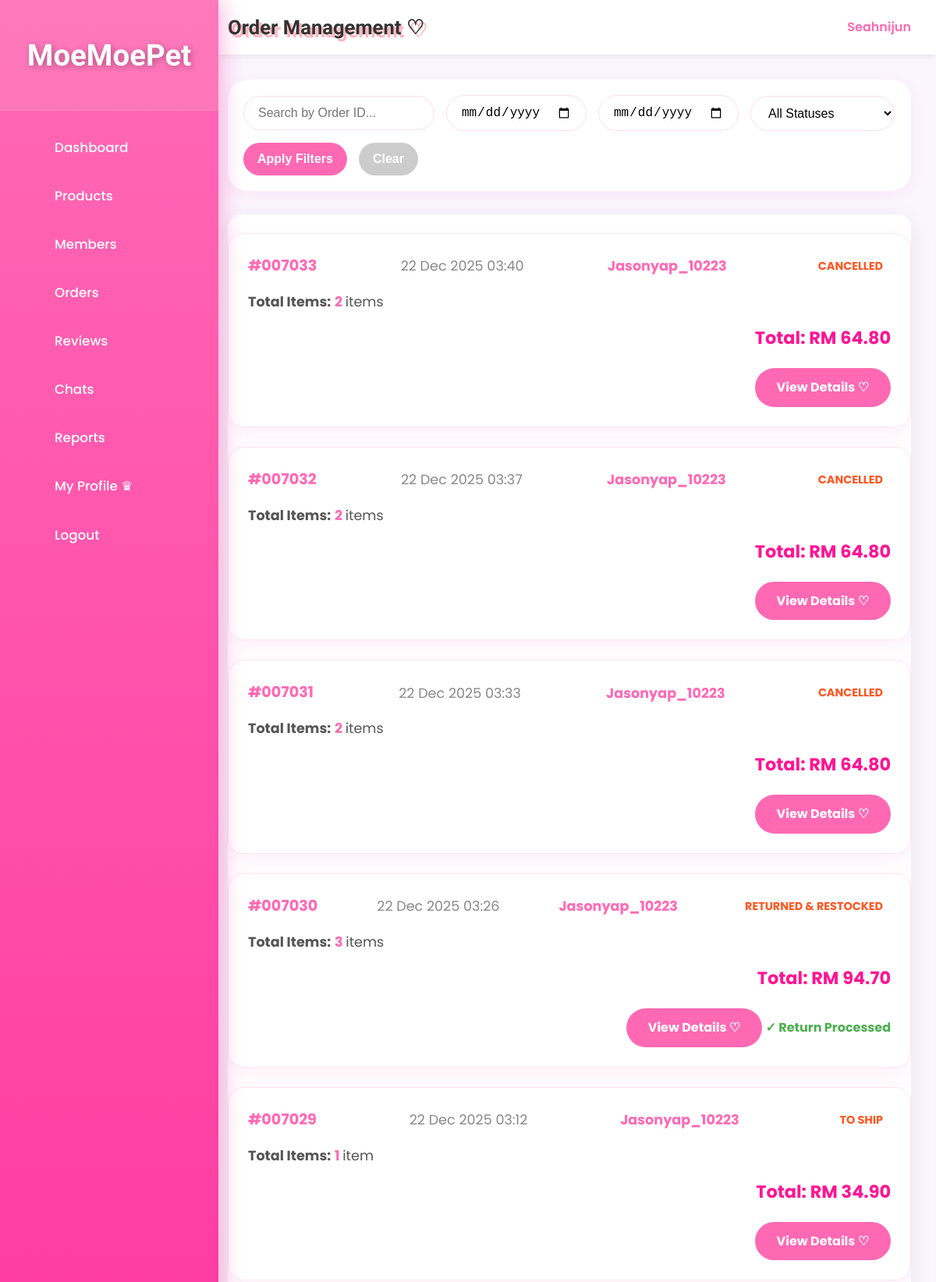
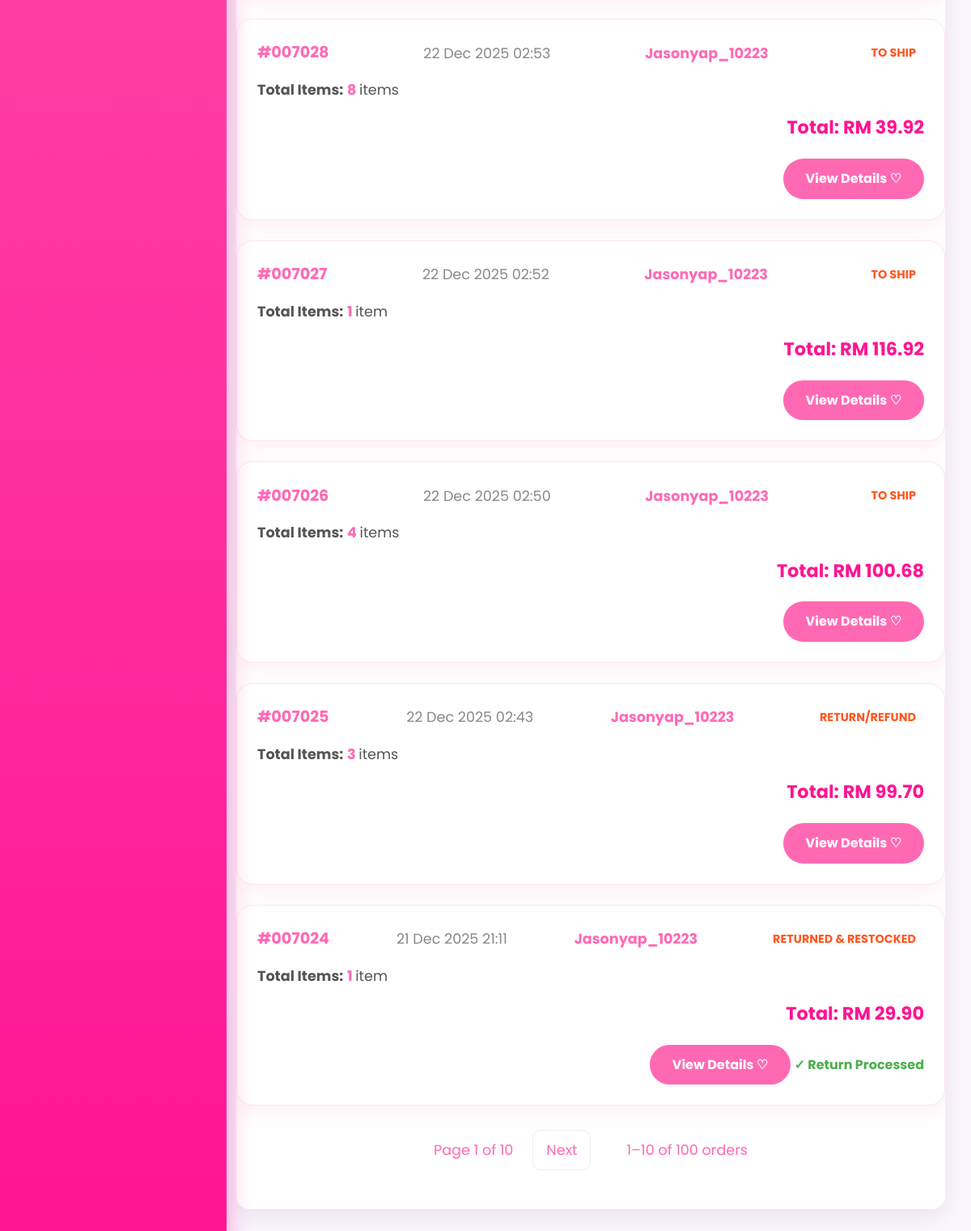
Page /admin/order_list.php (signed in) on the earlier database version (2 pictures, top to bottom).
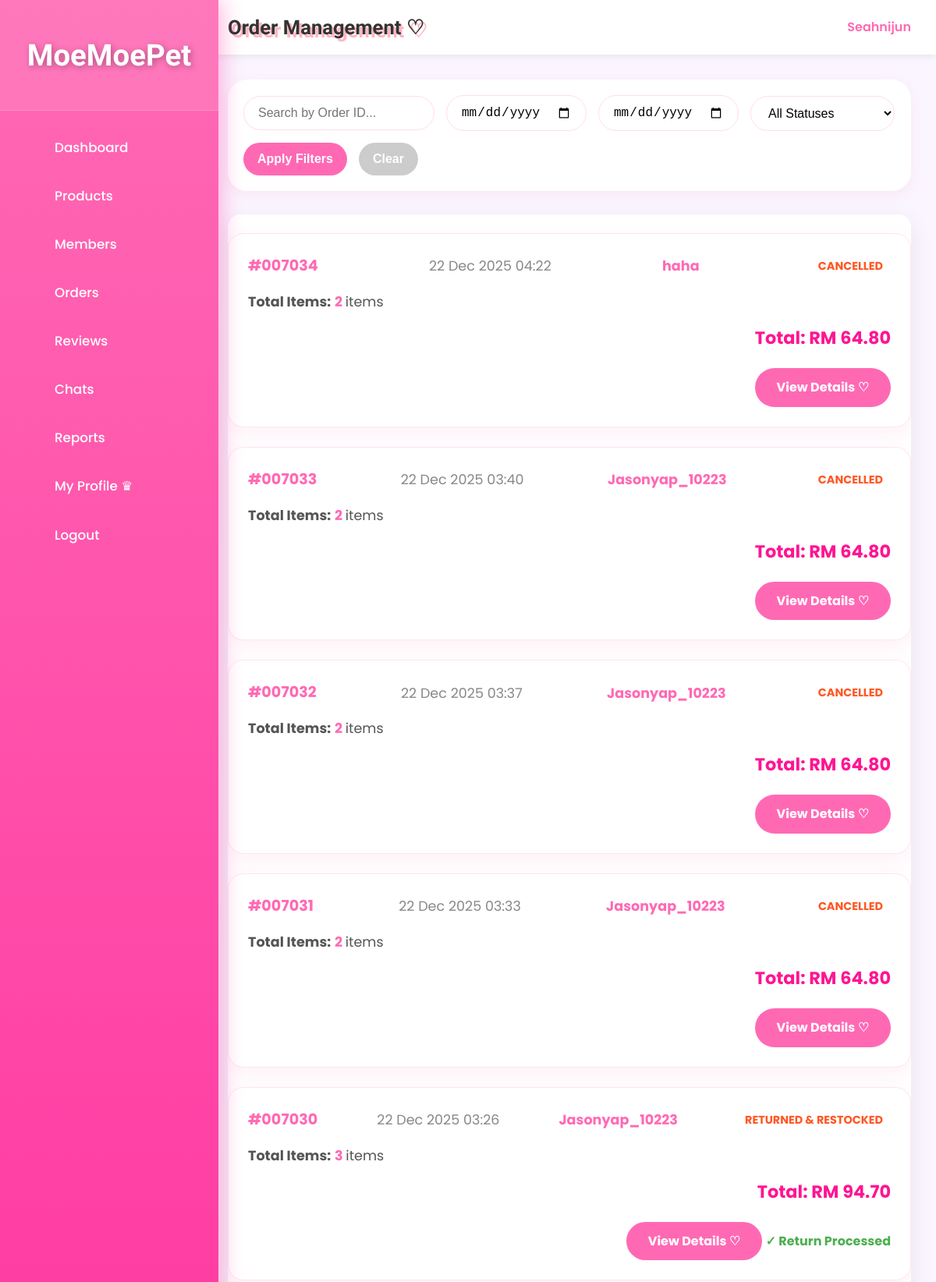
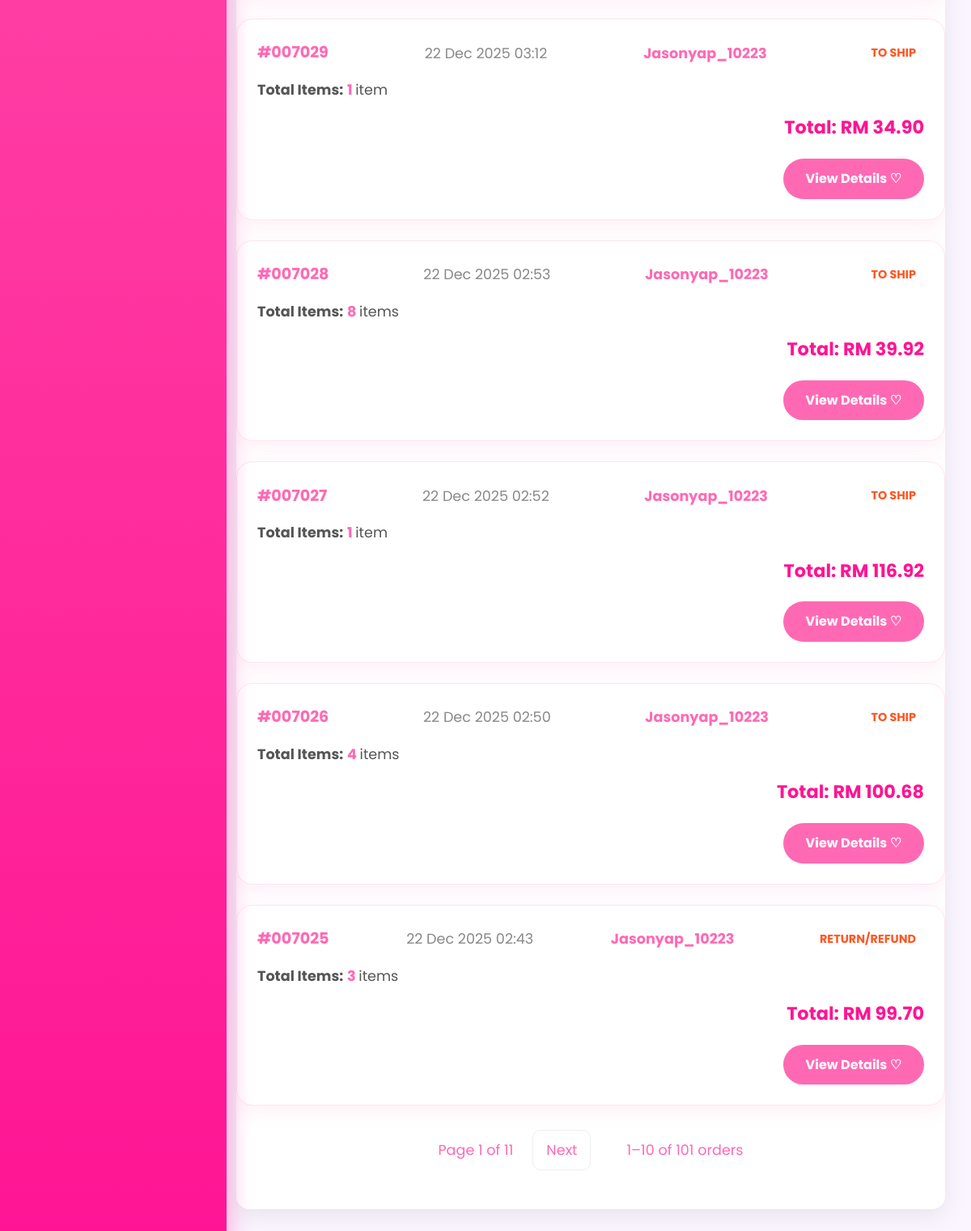
Same page on the later database version (2 pictures, top to bottom).
### tables this page shows
CREATE TABLE `orders` (
  `order_id` int(11) NOT NULL,
  `user_id` int(11) NOT NULL,
  `shipping_address` text DEFAULT NULL,
  `recipient_name` varchar(100) NOT NULL,
  `recipient_phone` varchar(20) NOT NULL,
  `total_amount` decimal(10,2) NOT NULL,
  `shipping_fee` decimal(10,2) DEFAULT 0.00,
  `shipping_region` varchar(20) DEFAULT NULL,
  `payment_method` varchar(50) DEFAULT NULL,
  `card_last4` varchar(4) DEFAULT NULL,
  `qr_code` text DEFAULT NULL,
  `qr_generated_at` datetime DEFAULT NULL,
  `order_date` datetime NOT NULL DEFAULT current_timestamp(),
  `order_status` varchar(50) DEFAULT 'Pending Payment',
  `status` enum('Pending Payment','To Ship','Shipped','Completed','Cancelled','Return/Refund') NOT NULL DEFAULT 'Pending Payment',
  `return_reason` varchar(255) DEFAULT NULL,
  `voucher_code` varchar(50) DEFAULT NULL,
  `discount_amount` decimal(10,2) DEFAULT 0.00
);

CREATE TABLE `users` (
  `id` int(11) NOT NULL,
  `username` varchar(50) NOT NULL,
  `email` varchar(100) NOT NULL,
  `phone` varchar(20) NOT NULL,
  `home_address` varchar(255) NOT NULL,
  `password` varchar(255) NOT NULL,
  `reset_token` varchar(255) DEFAULT NULL,
  `reset_token_expiry` datetime DEFAULT NULL,
  `role` enum('member','admin') NOT NULL DEFAULT 'member',
  `created_at` datetime DEFAULT current_timestamp(),
  `profile_pic` varchar(255) DEFAULT NULL,
  `locked` tinyint(1) DEFAULT 0,
  `lock_reason` varchar(255) DEFAULT NULL,
  `locked_at` datetime DEFAULT NULL
);

### _base.php (called while the page is built, shortened)
<?php
function encode($value) {
    return htmlentities($value);
}
?>

### admin/order_list.php (the view, shortened to what this page needs)
    <?php
    require '../_base.php';
    $page = max(1, (int)($_GET['page'] ?? 1));
    $limit = (int)($_GET['limit'] ?? 10);
    $offset = ($page - 1) * $limit;
    $search_id = trim($_GET['search_id'] ?? '');
    $date_from = $_GET['date_from'] ?? '';
    $date_to = $_GET['date_to'] ?? '';
    $status_filter = $_GET['status'] ?? 'all';
    $where = '';
    $params = [];
    $count_stmt = $_db->prepare("SELECT COUNT(*) FROM orders o WHERE 1 $where");
    $count_stmt->execute($params);
    $total = $count_stmt->fetchColumn();
    $total_pages = max(1, ceil($total / $limit));
$sql = "
    SELECT o.*, u.username,
        COALESCE(SUM(oi.quantity), 0) AS total_quantity
    FROM orders o
    JOIN users u ON o.user_id = u.id
    LEFT JOIN order_items oi ON o.order_id = oi.order_id
    WHERE 1 $where
    GROUP BY o.order_id
    ORDER BY o.order_date DESC
    LIMIT $limit OFFSET $offset
";
$stmt = $_db->prepare($sql);
$stmt->execute($params);
$orders = $stmt->fetchAll();
    $status_options = [
        'all' => 'All Statuses',
        'Pending Payment' => 'Pending Payment',
        'To Ship' => 'To Ship',
        'Shipped' => 'Shipped',
        'Completed' => 'Completed',
        'Cancelled' => 'Cancelled',
        'Return/Refund' => 'Return/Refund'
    ];
    ?>
    <!DOCTYPE html>
    <html lang="en">
    <head>
        <link rel="stylesheet" href="/css/app.css">
    </head>
    <body>
    <div class="admin-layout">
        <aside class="admin-sidebar">
            <div class="logo"><h2>MoeMoePet</h2></div>
        <ul>
            <li><a href="/admin.php"><i class="fas fa-tachometer-alt"></i> Dashboard</a></li>
            <li><a href="/admin/product_list.php"><i class="fas fa-box"></i> Products</a></li>
            <li><a href="/admin/member_list.php"><i class="fas fa-users"></i> Members</a></li>
            <li><a href="/admin/order_list.php"><i class="fas fa-shopping-cart"></i> Orders</a></li>
            <li><a href="/admin/review_list.php"><i class="fas fa-star"></i> Reviews</a></li>
            <li><a href="/admin/chat_list.php"><i class="fas fa-comments"></i> Chats</a></li>
            <li><a href="/admin/report.php"><i class="fas fa-chart-bar"></i> Reports</a></li>
            <li><a href="/admin/profile.php"><i class="fas fa-user-cog"></i> My Profile ♛</a></li>
            <li><a href="/logout.php"><i class="fas fa-sign-out-alt"></i> Logout</a></li>
        </ul>
        </aside>
        <main class="admin-main">
            <header class="admin-header">
                <h1>Order Management ♡</h1>
                <div class="admin-user">
                    <span><?= encode($_SESSION['user']) ?></span>
                </div>
            </header>
            <div class="toolbar">
                <input type="text" name="search_id" placeholder="Search by Order ID..." value="<?= encode($search_id) ?>">
                <input type="date" name="date_from" value="<?= encode($date_from) ?>">
                <input type="date" name="date_to" value="<?= encode($date_to) ?>">
                <select name="status">
                    <?php foreach ($status_options as $value => $label): ?>
                        <option value="<?= $value ?>" <?= $status_filter === $value ? 'selected' : '' ?>>
                            <?= $label ?>
                        </option>
                    <?php endforeach; ?>
                </select>
                <button onclick="applyFilters()">Apply Filters</button>
                <button onclick="clearFilters()" style="background:#ccc;">Clear</button>
            </div>
            <div class="table-card">
                <?php if (empty($orders)): ?>
                    <div class="empty-full" style="text-align:center;padding:80px;color:#999;">
                        No orders found~ ♡<br>
                        <?php if ($search_id || $date_from || $date_to || $status_filter !== 'all'): ?>
                            Try adjusting your filters!
                        <?php else: ?>
                            Waiting for the first cute order! ♡
                        <?php endif; ?>
                    </div>
<?php else: ?>
<?php foreach ($orders as $o): ?>
    <div class="purchase-card">
        <div class="order-header">
            <span class="order-id">#<?= sprintf('%06d', $o->order_id) ?></span>
            <span class="order-date"><?= date('d M Y H:i', strtotime($o->order_date)) ?></span>
            <span style="color:#ff69b4;font-weight:bold;"><?= encode($o->username) ?></span>
            <span class="order-status <?= strtolower(str_replace([' ', '/'], '-', $o->order_status)) ?>">
                <?= $o->order_status ?>
            </span>
        </div>
        <div class="order-items" style="margin: 15px 0; font-size: 1.1rem;">
            <strong>Total Items:</strong>
            <span style="color:#ff69b4; font-weight:bold;">
                <?= (int)$o->total_quantity ?>
            </span>
            <?= $o->total_quantity == 1 ? 'item' : 'items' ?>
        </div>
        <div class="order-total" style="text-align:right;font-size:1.4rem;margin:15px 0;">
            Total: <strong style="color:#ff1493;">RM <?= number_format($o->total_amount, 2) ?></strong>
        </div>
        <div style="text-align:right; margin-top:20px;">
            <a href="order_view.php?id=<?= $o->order_id ?>"
               style="display:inline-block;background:#ff69b4;color:white;padding:12px 28px;border-radius:25px;text-decoration:none;font-weight:bold;margin-left:8px;">
                View Details ♡
            </a>
            <?php if ($o->order_status === 'Return Requested'): ?>
                <a href="process_return.php?id=<?= $o->order_id ?>&action=restock"
                   style="display:inline-block;background:#4caf50;color:white;padding:12px 24px;border-radius:25px;text-decoration:none;font-weight:bold;margin-left:8px;"
                   onclick="return confirm('✅ Restock all items and complete the return?')">
                    Restock & Complete ♡
                </a>
                <a href="process_return.php?id=<?= $o->order_id ?>&action=no_restock"
                   style="display:inline-block;background:#ff9800;color:white;padding:12px 24px;border-radius:25px;text-decoration:none;font-weight:bold;margin-left:8px;"
                   onclick="return confirm('❌ Process refund WITHOUT restocking items? (e.g. damaged)')">
                    Refund Only
                </a>
            <?php elseif (in_array($o->order_status, ['Returned & Restocked', 'Refunded (No Restock)'])): ?>
                <span style="color:#4caf50;font-weight:bold;">✓ Return Processed</span>
            <?php endif; ?>
        </div>
    </div>
<?php endforeach; ?>
<?php endif; ?>
                <?php if ($total > $limit): ?>
                <div class="pagination" style="margin-top:30px;text-align:center;">
                    <span>Page <?= $page ?> of <?= $total_pages ?></span>
                    <?php if ($page < $total_pages): ?>
                        <a href="?<?= http_build_query(array_merge($_GET, ['page' => $page+1])) ?>">Next</a>
                    <?php endif; ?>
                    <span style="margin-left:20px;">
                        <?= $offset + 1 ?>–<?= min($offset + $limit, $total) ?> of <?= $total ?> orders
                    </span>
                </div>
                <?php endif; ?>
            </div>
        </main>
    </div>
    </body>
    </html>

### admin/order_list.php (style rules this page uses)
.toolbar { display: flex; flex-wrap: wrap; gap: 15px; align-items: center; padding: 20px; background: white; border-radius: 25px; box-shadow: 0 5px 15px rgba(255,105,180,0.1); margin-bottom: 30px; }
.toolbar input, .toolbar select, .toolbar button { padding: 12px 18px; border-radius: 25px; border: 1px solid #ffdee6; background: white; font-size: 1rem; }
.toolbar button { background: #ff69b4; color: white; border: none; cursor: pointer; font-weight: bold; }
.purchase-card { background: white; border-radius: 20px; padding: 25px; margin-bottom: 25px; box-shadow: 0 8px 25px rgba(255,105,180,0.1); }
.order-header { display: flex; flex-wrap: wrap; justify-content: space-between; align-items: center; gap: 10px; font-size: 1.1rem; margin-bottom: 15px; }
.order-status { padding: 8px 16px; border-radius: 20px; font-weight: bold; text-transform: uppercase; font-size: 0.9rem; }
.order-status.to-ship { background: #e3f2fd; color: #1565c0; }
.order-status.cancelled { background: #ffebee; color: #c62828; }
.order-status.return-refund { background: #fffde7; color: #f57f17; }

Differences in the rows shown:
no longer on this page (row unchanged): orders: order_id "007024", order_date "21 Dec 2025 21:11", user.username "Jasonyap_10223", order_status "RETURNED & RESTOCKED", total_quantity "1", shows "item", total_amount "29.90", shows "✓ Return Processed"
added orders: order_id "007034", order_date "22 Dec 2025 04:22", user.username "haha", order_status "CANCELLED", total_quantity "2", shows "items", total_amount "64.80"
Other differences:
$total_pages: "10" → "11"
$total: "100" → "101"
